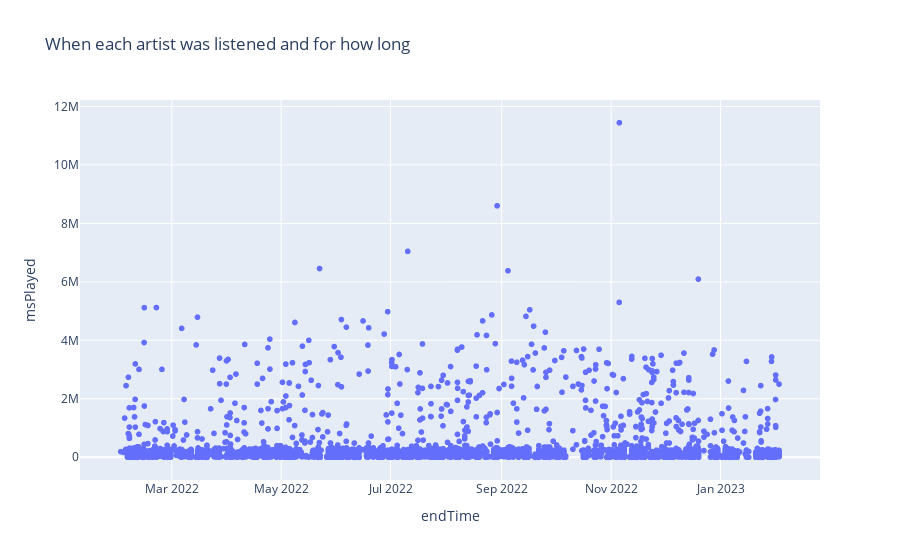

The notebook cell saved with this chart:
### Markdown cell above
- Two variables: continuous

### Code cell
# When we listened to our artist, and how many miliseconds.
px.scatter(df,x="endTime",y="msPlayed",hover_data=['artistName'],title="When each artist was listened and for how long")

### Figure 1 — Plotly figure (JSON) as saved in the notebook; plotly's stock layout.template omitted (floating-point values rounded to 4 significant figures; data arrays with more than 128 entries replaced by an {"elided": "..."} marker saying what was removed)
{"data": [{"customdata": {"elided": "7557x1 str values"}, "hovertemplate": "endTime=%{x}<br>msPlayed=%{y}<br>artistName=%{customdata[0]}<extra></extra>", "legendgroup": "", "marker": {"color": "#636efa", "symbol": "circle"}, "mode": "markers", "name": "", "showlegend": false, "type": "scattergl", "x": {"elided": "7557 str values"}, "xaxis": "x", "y": {"elided": "7557 int values"}, "yaxis": "y"}], "layout": {"legend": {"tracegroupgap": 0}, "title": {"text": "When each artist was listened and for how long"}, "xaxis": {"anchor": "y", "domain": [0, 1], "title": {"text": "endTime"}}, "yaxis": {"anchor": "x", "domain": [0, 1], "title": {"text": "msPlayed"}}}}
